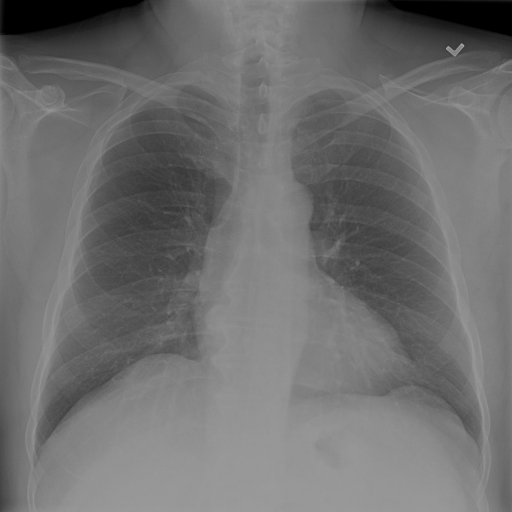
#> input picture Atividades -Aula 01/atlantico_bootcamp-main/PDI/Aula_2/imgs/contrast_00000109_005.png, 1024 x 1024 px, given in place of shapes52.jpg, which was not available (shown at 1/2 size)
$ python code1.py
#> lines starting #> are read from the running program, lines starting #| are printed output that depends on the picture; after the words box and inside, x2 and y2 are one past the last pixel; in counts of white or black regions, pixels touching at a corner belong together
### Atividades -Aula 01/atlantico_bootcamp-main/PDI/src/pdi_utils.py
import matplotlib.pyplot as plt
import numpy as np


def load_red_roses():
    return plt.imread("imgs//red_roses.png")

def load_page_image():
    return plt.imread("imgs//page.jpg")

def load_chess_image():
    return plt.imread("imgs//chess_gray.png")

def load_woman():
    return plt.imread("imgs//woman.png")

def load_flipped_seville():
    return plt.imread("imgs//flipped_seville.png")

def load_lena():
    return plt.imread("imgs//lena.png")

def load_lools_image():
    return plt.imread("imgs//shapes52.jpg")
#> returned value is the input picture: shape (1024, 1024) float32; min 0, max 0.675, mean 0.437

def load_soaps_image():
    return plt.imread("imgs//soaps.jpg")

def load_building_image():
    return plt.imread("imgs//toa-sharp-def-3.jpg")

def load_chest_ray_x():
    #return plt.imread("imgs//contrast_00000109_005.png")
    return plt.imread("imgs//lena.png")

def load_aerial_image():
    return plt.imread("imgs//aerial.png")

def load_rotate_cat():
    return plt.imread("imgs//cat.jpg")

def show_image(image, title='Image', cmap_type='gray'):
    plt.imshow(image, cmap=cmap_type)
    plt.title(title)
    plt.axis('off')
    plt.show()

def manual_rgb2gray(rgb_img):
    return np.array((rgb_img[:,:,0]*0.29 + rgb_img[:,:,1]*0.59 + rgb_img[:,:,2]*0.11)).astype(int)

### Atividades -Aula 01/atlantico_bootcamp-main/PDI/Aula_2/code1.py
# Import threshold and gray convertor functions
from skimage.color import rgb2gray
from skimage.filters import threshold_otsu
from PDI.src.pdi_utils import show_image, load_lools_image

tools_image = load_lools_image()

# Turn the image grayscale
gray_tools_image = rgb2gray(tools_image)

# Obtain the optimal thresh
thresh = threshold_otsu(gray_tools_image)
#> thresh = 0.399

# Obtain the binary image by applying thresholding
binary_image = gray_tools_image > thresh
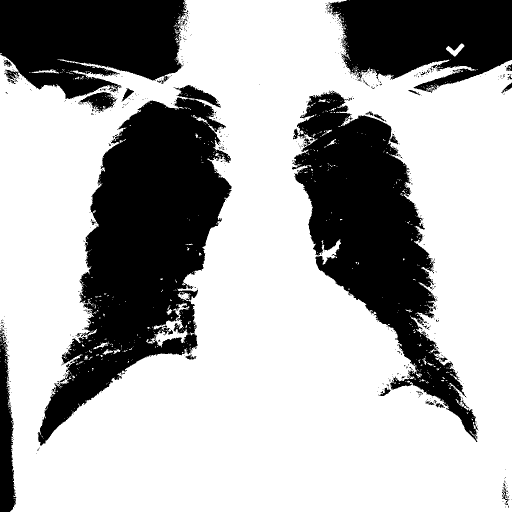
#> binary_image: shape (1024, 1024) bool (shown at 1/2 size); 67.9% white; 669 black regions (634 under 20 px), largest, box (x1, y1, x2, y2) and area: (75, 170, 463, 892) 124320, (584, 181, 956, 884) 93377, (0, 0, 376, 198) 56995


# Show the original image
show_image(tools_image, 'original image')
# Show the resulting binary image
show_image(binary_image, 'Binarized image')

$ run again, on Atividades -Aula 01/atlantico_bootcamp-main/PDI/Aula_2/imgs/coffee_original.png
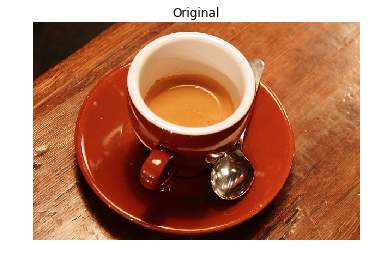
#> input picture Atividades -Aula 01/atlantico_bootcamp-main/PDI/Aula_2/imgs/coffee_original.png, 376 x 264 px, given in place of shapes52.jpg, which was not available
#> in load_lools_image, returned value is the input picture: shape (264, 376, 4) float32; mean R, G, B, A 0.726, 0.521, 0.424, 0.719
#> `gray_tools_image = rgb2gray(tools_image)`:
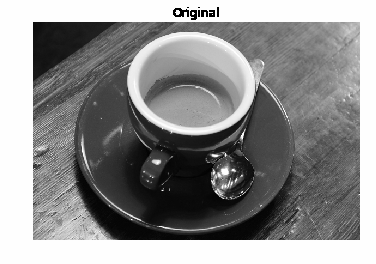
#> gray_tools_image: shape (264, 376) float32; min 0, max 1, mean 0.557
#> thresh = 0.627
#> `binary_image = gray_tools_image > thresh`:
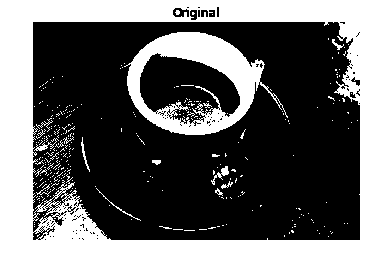
#> binary_image: shape (264, 376) bool; 38.6% white; 324 white regions (309 under 20 px), largest, box (x1, y1, x2, y2) and area: (0, 0, 376, 264) 30785, (124, 32, 288, 135) 6066, (211, 166, 229, 185) 100
